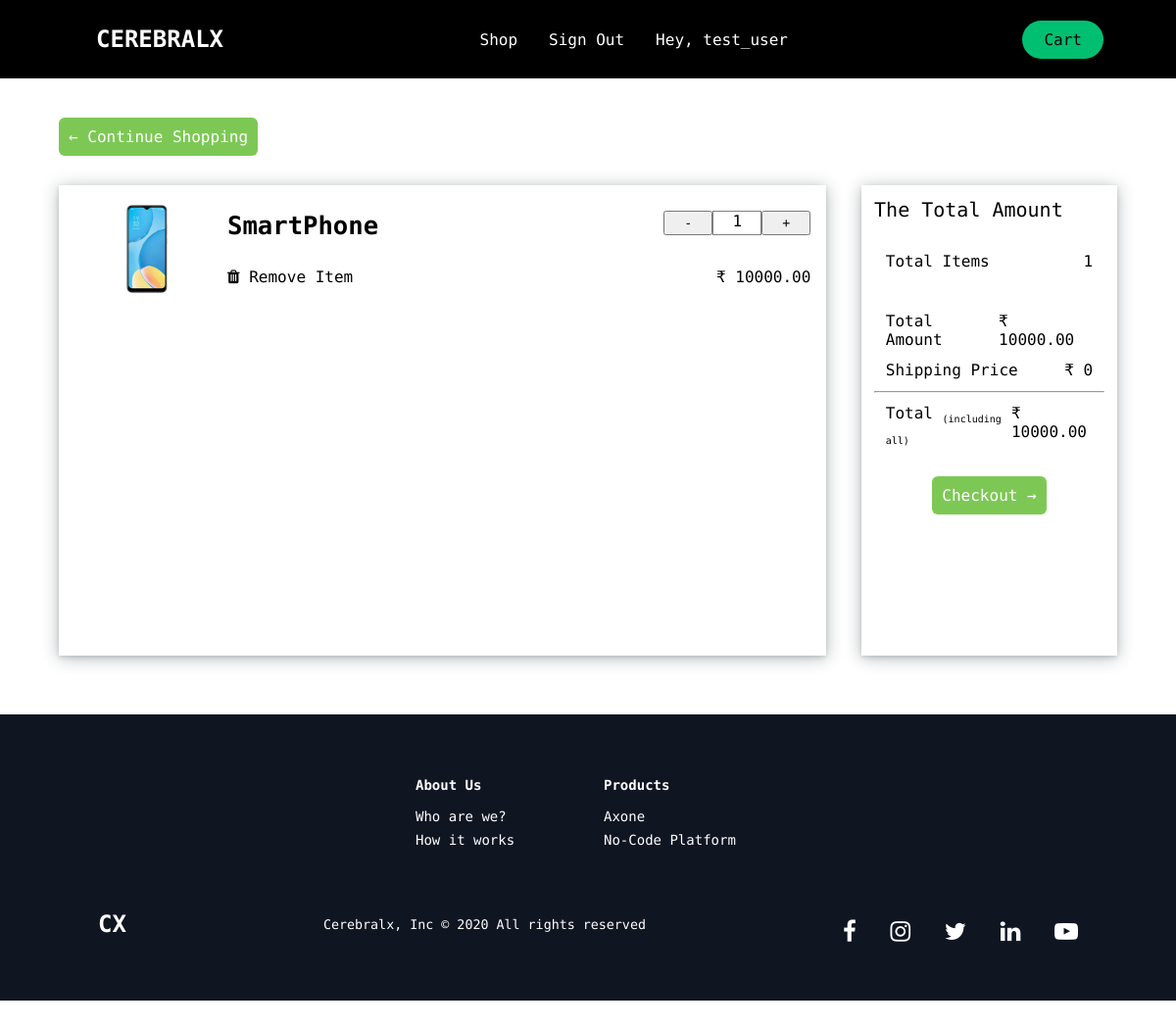
Page /ecom/cart/ (signed in) on the committed database.
### ecom/models.py (models this page shows, shortened)
class OrderItem(models.Model):
    product = models.ForeignKey(Product, on_delete=models.SET_NULL , null=True, blank=True)
    order = models.ForeignKey(Order, on_delete=models.CASCADE)
    quantity = models.IntegerField(null=True, blank=True)
    date_added = models.DateField(auto_now_add=True)
    @property
    def total_price(self):
        return self.product.price * self.quantity

class Product(models.Model):
    name = models.CharField(max_length=255)
    desc = models.TextField(max_length=2000, null=True, blank=True)
    category = models.CharField(max_length=255, null=True, blank=True)
    price = models.DecimalField(decimal_places=2, max_digits=7)
    feature_1 = models.CharField(max_length=510, null=True, blank=True)
    feature_2 = models.CharField(max_length=510, null=True, blank=True)
    feature_3 = models.CharField(max_length=510, null=True, blank=True)
    feature_4 = models.CharField(max_length=510, null=True, blank=True)
    feature_5 = models.CharField(max_length=510, null=True, blank=True)
    image = models.ImageField(null=True, blank=True)
    @property
    def get_image_url(self):
        try:
            return self.image.url
        except:
            return ''

class Order(models.Model):
    customer = models.ForeignKey(Customer,on_delete=models.CASCADE, null=True, blank=True)
    date_ordered = models.DateField(auto_now_add=True)
    complete = models.BooleanField(default=False)
    transaction_id = models.CharField(null=True, max_length=510)
    shipping_price = models.IntegerField(null=True, blank=True, default=0)
    is_through_buy_now_button = models.BooleanField(default=False)
    @property
    def total_cart_items(self):
        order_items = self.orderitem_set.all()
        total = 0
        for item in order_items:
            total += item.quantity
        return total
    @property
    def total_cart_price(self):
        order_items = self.orderitem_set.all()
        total = 0
        for item in order_items:
            total += item.total_price
        return total
    @property
    def total_cart_price_with_shipping_price(self):
        return self.total_cart_price + self.shipping_price
    def __str__(self):
        return f"{self.customer}-{self.id}"

### ecom/views.py (the view)
# urls.py: path('cart/',views.cart, name="cart"),
def cart(request):
    if request.user.is_authenticated:
        username = request.user.username
        user_is_authenticated = True
        customer = request.user.customer
        try:
            order = Order.objects.filter(customer=customer,complete=False)[0]
            print(order)
        except:
            order = Order.objects.create(customer=customer, complete=False)
        order_items = order.orderitem_set.all()
    else:
        return redirect('account:register')
    context = {
        "order_items":order_items,
        'user_is_authenticated':user_is_authenticated,
        "order":order,
        "username":username,
        }
    return render(request, 'cart.html', context)

### ecom/models.py (called while the page is built)
    def __str__(self):
        return self.user.username

### templates/cart.html (shortened to what this page needs)
{% extends 'base.html' %}
{% load static %}
{% block cssfile %}
<link rel="stylesheet" href="{% static 'css/cart.css' %}">
{% endblock cssfile %}
{% block content %}
<div class="container">
    <div class="row-1">
        <a href="{% url 'ecom:all_products' %}"><button class="btn continue-shopping">&#8592; Continue Shopping</button></a>
    </div>
    <div class="inner-container">
        <div class="content">
            {% for order_item in order_items %}
            <div class="row">
                <img class="product-image" src="{{ order_item.product.get_image_url }}" alt="image">
                <div class="details">
                    <p class="product-name">{{ order_item.product.name }}</p>
                    <div class="product-quantity">
                        <button data-product="{{ order_item.product.id }}" data-action="remove" class="update-cart">-</button>
                        <p id="quantity">{{ order_item.quantity }}</p>
                        <button data-product="{{ order_item.product.id }}" data-action="add" class="update-cart">+</button>
                    </div>
                </div>
                <div class="lower-row-wrapper">
                    <div class="lower-row">
                        <p data-product="{{ order_item.product.id }}" data-action="removeItem" class="remove-item update-cart"><i class="fa fa-trash" aria-hidden="true"></i> Remove Item</p>
                        <p>&#8377; {{ order_item.total_price }}</p>
                    </div>
                </div>
            </div>
            {% endfor %}
        </div>
        <div class="side-content">
            <p class="side-content-header">The Total Amount</p>
            <br>
            <div class="side-content-row">
                <p>Total Items</p>
                <p>{{ order.total_cart_items }}</p>
            </div>
            <br>
            <div class="side-content-row">
                <p>Total Amount</p>
                <p>&#8377; {{ order.total_cart_price }}</p>
            </div>
            <div class="side-content-row">
                <p>Shipping Price</p>
                <p>&#8377; {{ order.shipping_price }}</p>
            </div>
            <hr>
            <div class="side-content-row">
                <p>Total <sub>(including all)</sub></p>
                <p>&#8377; {{ order.total_cart_price_with_shipping_price }}</p>
            </div>
            <br>
            <div class="side-content-btn">
                <a href="{% url 'ecom:checkout' %}"><button class="checkout">Checkout &#8594;</button></a>
            </div>
        </div>
    </div>
</div>
{% endblock content %}

### templates/base.html (shortened to what this page needs)
<!DOCTYPE html>
<html lang="en">
{% load static %}
<head>
    <link rel="stylesheet" href="https://cdnjs.cloudflare.com/ajax/libs/font-awesome/4.7.0/css/font-awesome.min.css">
    <link rel="stylesheet" href="{% static 'css/index.css' %}">
    <link rel="stylesheet" href="{% static 'css/navbar.css' %}">
    <link rel="stylesheet" href="{% static 'css/footer.css' %}">
    {% block cssfile %}
    {% endblock cssfile %}
</head>
<body>
    <nav class="Nav">
        <div class="NavbarContainer">
            <div class="NavLogo">
                <a href="{% url 'api:index' %}" class="LogoLink">CEREBRALX</a>
            </div>
            <ul class="NavMenu">
                <li class="NavItem">
                    <a href="{% url 'ecom:all_products' %}" class="NavLinks" id="about">
                        Shop
                    </a>
                </li>
                <li class="NavItem">
                    {% if user_is_authenticated %}
                    <a href="{% url 'account:logout' %}" class="NavLinks" id="services">
                        Sign Out
                    </a>
                    {% else %}
                    <a href="{% url 'account:login' %}" class="NavLinks" id="services">
                        Sign In
                    </a>
                    {% endif %}
                </li>
                <li class="NavItem">
                    {% if user_is_authenticated %}
                    <a href="#" class="NavLinks">
                        Hey, {{username}}
                    </a>
                    {% else %}
                    <a href="{% url 'account:register' %}" class="NavLinks" id="signup">
                        Sign Up
                    </a>
                    {% endif %}
                </li>
            </ul>
            <nav class="NavBtn">
                <a href="{% url 'ecom:cart' %}" class="NavBtnLink">
                    Cart
                </a>
            </nav>
        </div>
    </nav>
    {% block content %}
    {% endblock content %}
    <footer class="FooterContainer">
        <div class="FooterWrap">
            <div class="FooterLinksContainer">
                <div class="FooterLinksWrapper">
                    <div class="FooterLinkItems">
                        <h1 class="FooterLinkTitle">About Us</h1>
                        <a href="#" class="FooterLink">Who are we?</a>
                        <a href="#" class="FooterLink">How it works</a>
                    </div>
                </div>
                <div class="FooterLinksWrapper">
                    <div class="FooterLinkItems">
                        <h1 class="FooterLinkTitle">Products</h1>
                        <a href="{% url 'ecom:product_detail' 1 %}" class="FooterLink">Axone</a>
                        <a href="{% url 'ecom:product_detail' 1 %}" class="FooterLink">No-Code Platform</a>
                    </div>
                </div>
            </div>
            <section class="SocialMedia">
                <div class="SocialMediaWrap">
                    <a class="SocialLogo" href="#">
                        CX
                    </a>
                    <small class="WebsiteRights">
                        Cerebralx, Inc © 2020
                        All rights reserved
                    </small>
                    <div class="SocialIcons">
                        <a class="SocialIconsLink" href="https://www.facebook.com/cerebralx.inc/" target="_blank" aria-label="Facebook"><i class="fa fa-facebook-f"></i></a>
                        <a class="SocialIconsLink" href="https://www.instagram.com/cerebralx_/" target="_blank" aria-label="Instagram"><i class="fa fa-instagram"></i></a>
                        <a class="SocialIconsLink" href="https://twitter.com/Cerebralx_" target="_blank" aria-label="Twitter"><i class="fa fa-twitter"></i></a>
                        <a class="SocialIconsLink" href="https://www.linkedin.com/company/cerebralx/" target="_blank" aria-label="Linkedin"><i class="fa fa-linkedin"></i></a>
                        <a class="SocialIconsLink" href="/" target="_blank" aria-label="Youtube"><i class="fa fa-youtube-play"></i></a>
                    </div>
                </div>
            </section>
        </div>
    </footer>
</body>
</html>

### static/css/index.css (style rules this page uses)
* { box-sizing: border-box; margin: 0; padding: 0; font-family: 'Encode Sans Expanded', sans-serif; scroll-behavior: smooth; }
.FooterContainer { background-color: #101522; }
.FooterWrap { padding: 48px 24px; display: flex; flex-direction: column; justify-content: center; align-items: center; max-width: 1100px; margin: 0 auto; }
.FooterLinksContainer { display: flex; justify-content: center; }
.FooterLinksWrapper { display: flex; }
.FooterLinkItems { display: flex; flex-direction: column; align-items: flex-start; margin: 16px; text-align: left; width: 160px; box-sizing: border-box; color: #fff; }
.FooterLinkTitle { font-size: 14px; margin-bottom: 16px; }
.FooterLink { color: #fff; text-decoration: none; margin-bottom: 0.5rem; font-size: 14px; }
.SocialMedia { max-width: 1000px; width: 100%; }
.SocialMediaWrap { display: flex; justify-content: space-between; align-items: center; max-width: 1100px; margin: 40px auto 0 auto; }
.SocialLogo { color: #fff; justify-self: start; cursor: pointer; text-decoration: none; font-size: 1.5rem; display: flex; align-items:center; margin-bottom: 16px; font-weight: bold; }
.WebsiteRights { color: #fff; margin-bottom: 16px; }
.SocialIcons { display: flex; justify-content: space-between; align-items: center; width: 240px; }
.SocialIconsLink { color: #fff; font-size: 24px; }

### static/css/navbar.css (style rules this page uses)
.Nav { background: 'transparent'; height: 80px; margin-top: -80px; display: flex; justify-content: center; align-items:center; font-size: 1rem; position: sticky; top: 0; z-index: 10; }
.NavbarContainer { display: flex; justify-content: space-between; height: 80px; z-index: 1; width: 100%; padding: 0 24px; max-width: 1100px; }
.NavLogo { color: #fff; justify-self: flex-start; cursor: pointer; font-size: 1.5rem; display: flex; align-items: center; margin-left: 24px; font-weight: bold; text-decoration: none; }
.LogoLink { text-decoration: inherit; color: inherit; }
.NavMenu { display: flex; align-items: center; list-style: none; text-align: center; margin-right: -22px; }
.NavItem { height: 80px; }
.NavLinks { color: #fff; display: flex; align-items: center; text-decoration: none; padding: 0 1rem; height: 100%; cursor: pointer; }
.NavBtn { display: flex; align-items: center; }
.NavBtnLink { border-radius: 50px; background: #01bf71; white-space: nowrap; padding: 10px 22px; color: #010606; font-size: 16px; outline: none; border: none; cursor: pointer; transition: all 0.2s ease-in-out; text-decoration:none; }

### static/css/footer.css (style rules this page uses)
.FooterContainer { background-color: #101522; }
.FooterWrap { padding: 48px 24px; display: flex; flex-direction: column; justify-content: center; align-items: center; max-width: 1100px; margin: 0 auto; }
.FooterLinksContainer { display: flex; justify-content: center; }
.FooterLinksWrapper { display: flex; }
.FooterLinkItems { display: flex; flex-direction: column; align-items: flex-start; margin: 16px; text-align: left; width: 160px; box-sizing: border-box; color: #fff; }
.FooterLinkTitle { font-size: 14px; margin-bottom: 16px; }
.FooterLink { color: #fff; text-decoration: none; margin-bottom: 0.5rem; font-size: 14px; }
.SocialMedia { max-width: 1000px; width: 100%; }
.SocialMediaWrap { display: flex; justify-content: space-between; align-items: center; max-width: 1100px; margin: 40px auto 0 auto; }
.SocialLogo { color: #fff; justify-self: start; cursor: pointer; text-decoration: none; font-size: 1.5rem; display: flex; align-items:center; margin-bottom: 16px; font-weight: bold; }
.WebsiteRights { color: #fff; margin-bottom: 16px; }
.SocialIcons { display: flex; justify-content: space-between; align-items: center; width: 240px; }
.SocialIconsLink { color: #fff; font-size: 24px; }

### rows in the picture
OrderItem: product.get_image_url (picture), product.name "SmartPhone", quantity "1", total_price "10000.00"
Order: total_cart_items "1", total_cart_price "10000.00", shipping_price "0", total_cart_price_with_shipping_price "10000.00"

### other values in the picture
{{ username }} "test_user"
